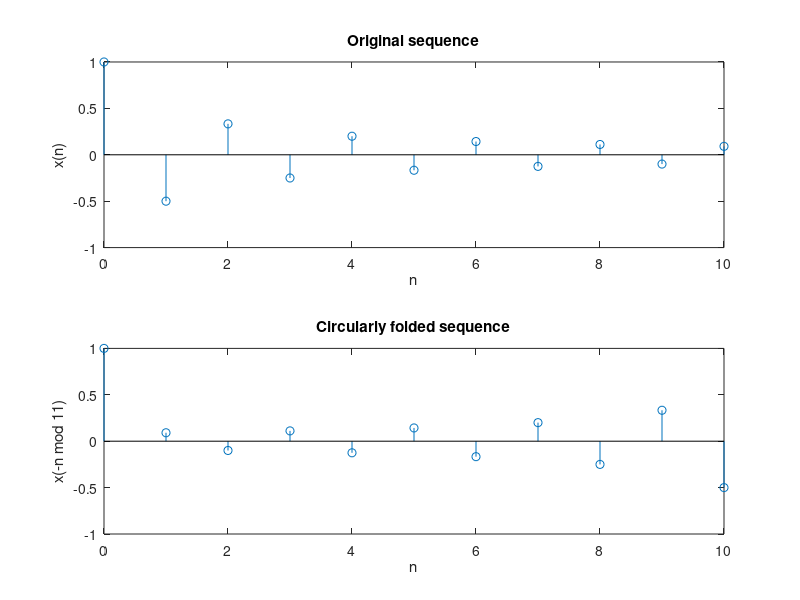

Here is the MATLAB script that generated this plot: (Note: this script raises an error after producing the figure.)
clc
clear all
close all
%% part A
figure(1)
k=0:50;
n=0:10; % original signal
x = (-1).^n ./(n+1);
y = x(mod(-n,11)+1);
subplot(2,1,1); stem(n,x); title('Original sequence')
xlabel('n'); ylabel('x(n)');
subplot(2,1,2); stem(n,y); title('Circularly folded sequence')
xlabel('n'); ylabel('x(-n mod 11)');
%% part B verification
figure(2)

X = DFT(x,n); Y = DFT(y,n);
subplot(2,2,1); stem(k,real(X));
title('Real{DFT[x(n)]}'); xlabel('k');
subplot(2,2,2); stem(k,imag(X));
title('Imag{DFT[x(n)]}'); xlabel('k');
subplot(2,2,3); stem(k,real(Y));
title('Real{DFT[x((-n))11]}'); xlabel('k');
subplot(2,2,4); stem(k,imag(Y));
title('Imag{DFT[x((-n))11]}'); xlabel('k');

%% part c
figure(3)

[xf,nf]=sigfold(x,n); % folded one to make x1[-n]
[xs,ns]=sigshift(xf,nf,-11); % shifted signal to make x1[11-n]

[xep,nep] = sigadd(x,n,xf,nf); % add to signal
[xop,nop] = sigadd(x,n,-xf,nf);
subplot(2,1,1)
stem(nep,xep/2)
title('even part')
subplot(2,1,2)
stem(nop,xop)
title('odd part')

%% part d

Xep = DFT(xep,nep);
Xr = real(DFT(x,n));
Xop = DFT(xop,nop);
Xi = j*imag(DFT(x,n));
Xsi = -j*imag(DFT(xf,nf));
de =norm(real(Xep)/2-Xr);
do1 = norm(Xop/2 - Xi)
do2 = norm(Xop/2 - Xsi);
disp(['norm(Xep,Xr) is: ' num2str(de)])
disp(['norm(Xop,Xi) is: ' num2str(do1)])
disp(['norm(Xop,Xsi) is: ' num2str(do2)])


%% part e
figure(4)

x_circ_sh = cirshftt(x,-4,11); % circular shift toward left

xtild = x' * ones(1,3); % make x periodic
xtild=xtild(:);

[xx,nn] = sigshift(xtild,-11:21,-4); % periodic shift toward left
stem(nn,xx')
hold on
stem(n,x_circ_sh,'r')
title('periodic shift and circular 4 toward left')
%% part f
figure(5)

xh =[x 0 0 0 0];
n_new = 0:length(xh)-1;
xhs = cirshftt(xh,3,15); % circular shift toward right
xtild_h = xh'*ones(1,3); % make xhs periodic
xtild_h = xtild_h(:)';

[xhs_new,kk]=sigshift(xtild_h,-15:29,3); % periodic shift toward right
stem(kk,xhs_new,'r')
hold on
stem(n_new,xhs)
title('periodic shift and circular 3 toward right')
